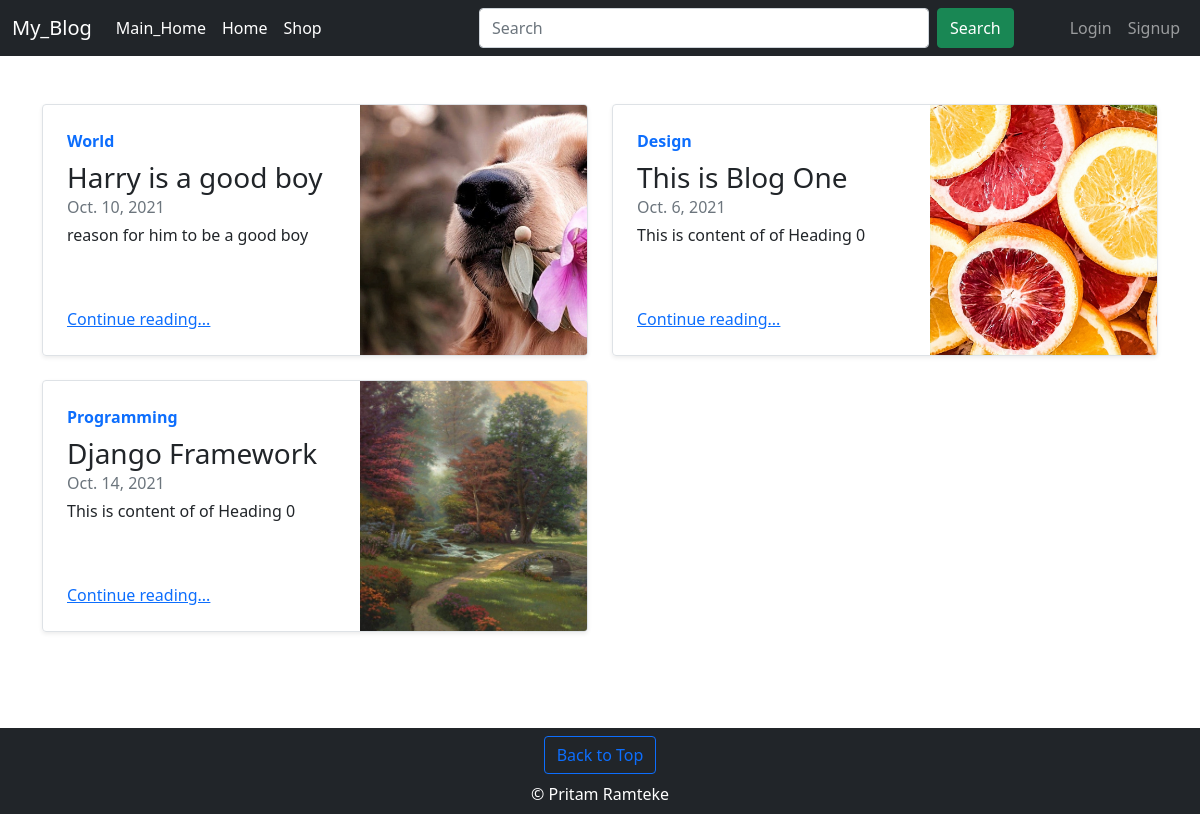
Screenshot of /blog/ with the database file from the repository.
### blog/models.py (models this page shows, shortened)
class Blogpost(models.Model):
    post_id = models.AutoField(primary_key=True)
    title = models.CharField(max_length=50)
    category = models.CharField(max_length=50,default='')
    head0 = models.CharField(max_length=500, default="")
    chead0 = models.CharField(max_length=5000, default="")
    head1 = models.CharField(max_length=500, default="")
    chead1 = models.CharField(max_length=5000, default="")
    head2 = models.CharField(max_length=500, default="")
    chead2 = models.CharField(max_length=5000, default="")
    pub_date = models.DateField()
    thumbnail = models.ImageField(upload_to='images/blog_images', default="")

### blog/views.py (the view)
# urls.py: path('',views.BlogHomePage.as_view(),name='bhome'),
class BlogHomePage(View):
    template_name = 'blog/bhome.html'
    def get(self, request):
        blogs = Blogpost.objects.all()
        context={'blogs':blogs}
        return render(request,self.template_name,context)

### blog/templates/blog/bhome.html (shortened to what this page needs)
{% extends 'base.html' %}
{% load static %}
{% block navbar %} {% include 'navbar_blog.html' %} {% endblock navbar %}
{% block body %}
<div class="container my-5">
    <div class="row mb-2">
        {% for blog in blogs %}
        <div class="col-md-6">
            <div class="row g-0 border rounded overflow-hidden flex-md-row mb-4 shadow-sm h-md-250 position-relative">
                <div class="col-md-7 p-4 d-flex flex-column position-static ">
                <strong class="d-inline-block mb-2 text-primary">{{blog.category}}</strong>
                <h3 class="mb-0">{{blog.title}}</h3>
                <div class="mb-1 text-muted">{{blog.pub_date}}</div>
                <p class="card-text mb-auto">{{blog.chead0|truncatewords:20}}</p>
                <a href="{% url 'blogpost' blog.post_id %}" class="stretched-link">Continue reading...</a>
                </div>
                <div class="col-md-5 d-none d-lg-block">
                    <img src="{{blog.thumbnail.url}}" alt="" class='bd-placeholder-img blog_thumbnail'>
                </div>
            </div>
        </div>
        {% endfor %}
    </div>
</div>
<br>
{% endblock body %}

### templates/base.html (shortened to what this page needs)
{% load static %}
{% get_static_prefix as STATIC_PREFIX%}
<!DOCTYPE html>
<html lang="en">
<head>
    <link rel="stylesheet" href="{{STATIC_PREFIX}}mac/css/all.min.css">
    <link rel="stylesheet" href="{{STATIC_PREFIX}}mac/css/bootstrap.min.css">
    <link href="https://cdn.jsdelivr.net/npm/bootstrap@5.1.2/dist/css/bootstrap.min.css" rel="stylesheet">
        <link rel="stylesheet" href="https://cdnjs.cloudflare.com/ajax/libs/OwlCarousel2/2.3.4/assets/owl.carousel.min.css" />
        <link rel="stylesheet" href="https://cdnjs.cloudflare.com/ajax/libs/OwlCarousel2/2.3.4/assets/owl.theme.default.min.css" />
    <link rel="stylesheet" href="{{STATIC_PREFIX}}mac/css/shop.css">
</head>
<body id='top'>
     {% block navbar %} {% include 'navbar_shop.html' %} {% endblock navbar %}
              {% block body %}{% endblock body %}
    <footer class="footer mt-auto py-2 bg-dark">
        <div class="container text-center text-white">
            <a class="btn btn-outline-primary mb-2"  href="#top"> Back to Top</a><br>
            <span class="">© Pritam Ramteke</span>
        </div>
    </footer>
</body>
</html>

### templates/navbar_blog.html (shortened to what this page needs)
<nav class="navbar navbar-expand-lg navbar-dark bg-dark">
    <div class="container-fluid">
      <a class="navbar-brand" href="{% url 'bhome' %}">My_Blog</a>
      <nav class="collapse navbar-collapse " id="navbarSupportedContent">
        <ul class="navbar-nav me-auto mb-2 mb-lg-0">
          <li class="nav-item">
            <a class="nav-link active" aria-current="page" href="{% url 'mhome' %}">Main_Home</a>
          </li>
          <li class="nav-item">
            <a class="nav-link active" aria-current="page" href="{% url 'bhome' %}">Home</a>
          </li>
          <li class="nav-item">
            <a class="nav-link active" aria-current="page" href="{% url 'home' %}">Shop</a>
          </li>
        </ul>
        <span class='d-flex'>
        <span class='d-flex'>
         <form method='get' action='/shop/search/' class='d-flex mx-5' >
          <input class="form-control me-2 search_form" type="search" placeholder="Search" aria-label="Search" name='search' id='search'>
          <button class="btn btn-success" type="submit">Search</button>
        </form>
        <ul class="navbar-nav me-auto mb-2 mb-lg-0 ">
          {% if request.user.is_authenticated %}
          <li class="nav-item ">
            <a class="nav-link" href="{% url 'dashboard' %}">{{request.user}}_Dashboard</a>
          </li>
          <li class="nav-item">
            <a class="nav-link" href="{% url 'logout' %}">Logout</a>
          </li>
          {% else %}
          <li class="nav-item">
            <a class="nav-link" href="{% url 'login' %}">Login</a>
          </li>
          <li class="nav-item">
            <a class="nav-link" href="{% url 'signup' %}">Signup</a>
          </li>
          {% endif %}
        </ul>
        </span>
      </nav>
    </div>
  </nav>

### static/mac/css/shop.css (style rules this page uses)
.blog_thumbnail { height: 250px; object-fit: fill; }
.search_form { width: 450px; }

### rows the page displays
Blogpost: category "World", title "Harry is a good boy", pub_date "Oct. 10, 2021", chead0 "reason for him to be a good boy", thumbnail (picture)
Blogpost: category "Design", title "This is Blog One", pub_date "Oct. 6, 2021", chead0 "This is content of of Heading 0", thumbnail (picture)
Blogpost: category "Programming", title "Django Framework", pub_date "Oct. 14, 2021", chead0 "This is content of of Heading 0", thumbnail (picture)
